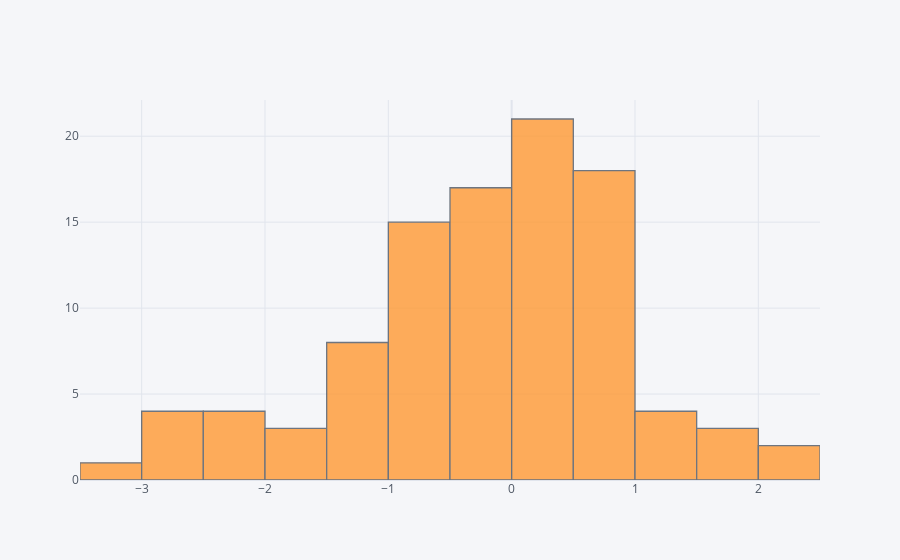

The notebook cell saved with this chart:
### Markdown cell above
## histogram

### Code cell
df['A'].iplot(kind='hist',bins=25)

### Figure 1 — Plotly figure (JSON) as saved in the notebook; plotly's stock layout.template omitted (floating-point values rounded to 4 significant figures)
{"data": [{"histfunc": "count", "histnorm": "", "marker": {"color": "rgba(255, 153, 51, 1.0)", "line": {"color": "#4D5663", "width": 1.3}}, "name": "A", "nbinsx": 25, "opacity": 0.8, "orientation": "v", "type": "histogram", "x": [0.02724, 0.4615, 0.3738, -1.456, 0.05734, -0.6934, -0.1292, 0.542, -1.101, 0.2457, 0.01088, 0.81, -0.703, -0.5947, -0.4451, 0.2343, 0.4161, -3.249, -0.4735, -0.07571, 0.3529, -0.2158, 0.1398, 0.9467, -0.2327, 0.03899, -0.2294, 0.8638, -1.137, 0.7526, 0.4197, -0.2946, -2.177, -1.53, 0.3584, 1.726, -0.3653, -0.317, -1.056, -1.304, 2.257, -0.1004, -2.244, -0.559, -1.203, 0.002632, -0.2866, 0.5418, 0.6301, -2.505, -0.4632, -1.827, -0.5587, 0.3189, -1.686, -0.8428, 0.8002, 0.546, 0.8644, -0.574, -0.7179, -2.502, -0.03893, -0.5501, 1.26, 0.7347, -0.4882, -0.7205, -0.3823, 0.4166, 0.08271, 0.04582, -2.839, 1.435, 0.2591, -0.7047, -0.9473, -0.6518, 1.011, -0.5833, 0.8983, 0.5013, 2.465, 1.261, 0.5365, 1.935, -2.522, 0.6287, -2.481, 1.605, -0.2464, -1.413, 0.1869, 0.7745, -0.7832, -2.217, 0.6369, 0.1159, 0.619, -1.276]}], "layout": {"barmode": "overlay", "legend": {"bgcolor": "#F5F6F9", "font": {"color": "#4D5663"}}, "paper_bgcolor": "#F5F6F9", "plot_bgcolor": "#F5F6F9", "title": {"font": {"color": "#4D5663"}}, "xaxis": {"gridcolor": "#E1E5ED", "showgrid": true, "tickfont": {"color": "#4D5663"}, "title": {"font": {"color": "#4D5663"}, "text": ""}, "zerolinecolor": "#E1E5ED"}, "yaxis": {"gridcolor": "#E1E5ED", "showgrid": true, "tickfont": {"color": "#4D5663"}, "title": {"font": {"color": "#4D5663"}, "text": ""}, "zerolinecolor": "#E1E5ED"}}}
